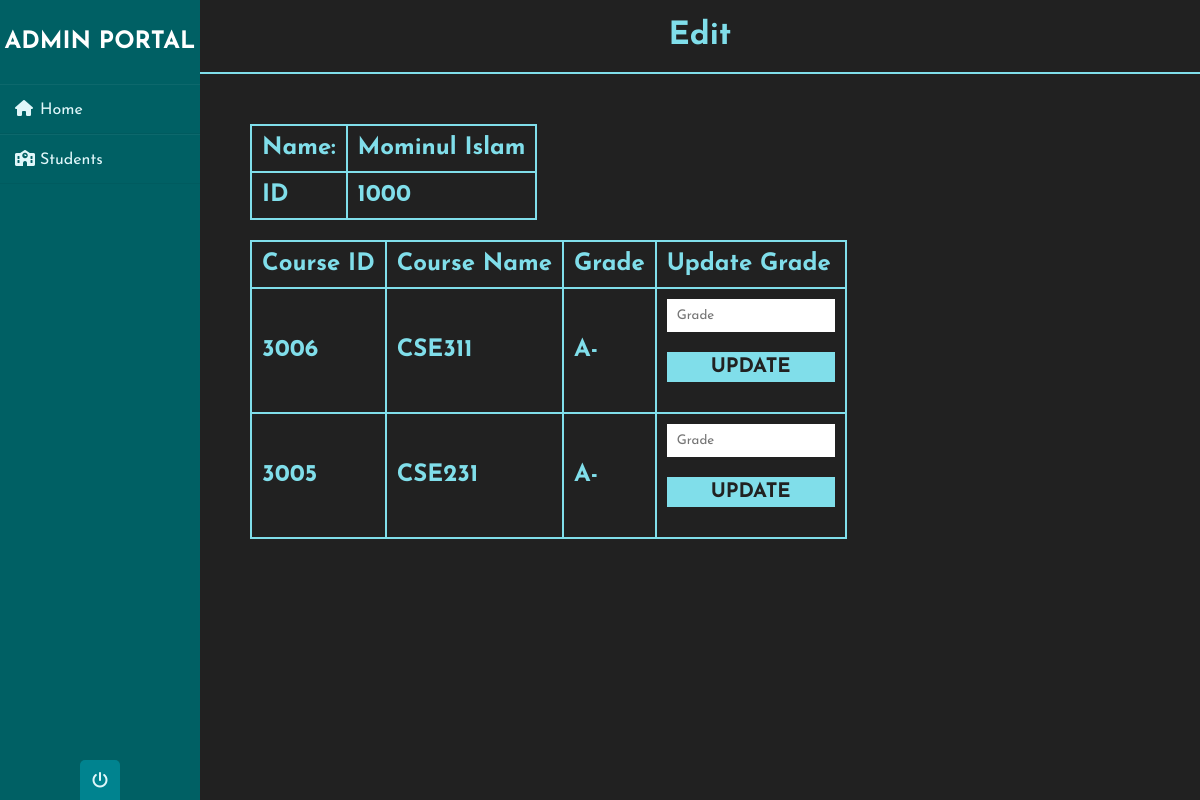
Page /admin/admin_student_edit.php?student_id=1000 on the committed database.
### tables this page shows
CREATE TABLE `grades` (
  `student_id` int(4) NOT NULL,
  `course_id` int(4) NOT NULL,
  `grade` varchar(2) NOT NULL,
  `semester` varchar(20) NOT NULL
);

CREATE TABLE `courses` (
  `course_id` int(11) NOT NULL,
  `course_name` varchar(100) NOT NULL
);

### admin/admin_student_edit.php (the view, shortened to what this page needs)
<?php require_once('../database/db_connect.php'); ?>
<?php
$student_id = $_GET['student_id'];
$query1 = 'SELECT * FROM student_reg RG INNER JOIN grades GD ON RG.student_id = GD.student_id WHERE RG.student_id=:student_id';
$stm = $db->prepare($query1);
$stm->bindValue(':student_id', $student_id);
$stm->execute();
$student_edit = $stm->fetchAll();
$std_arr = array('first_name'=>'', 'last_name'=>'', 'student_id'=>'');
foreach ($student_edit as $reg) {
  $std_arr['first_name'] = $reg['first_name'];
  $std_arr['last_name'] = $reg['last_name'];
  $std_arr['student_id'] = $reg['student_id'];
  break;
}
$query2 = 'SELECT * FROM courses';
$stm = $db->prepare($query2);
$stm->execute();
$course_tb = $stm->fetchAll();
 ?>
<!DOCTYPE html>
<html lang="en" dir="ltr">
<head>
  <link rel="stylesheet" href=" ../css/css-admin/styles_admin_index.css">
</head>
<body>
  <div class="wrapper">
    <div class="sidebar">
      <h2>Admin Portal</h2>
        <ul>
          <li>
            <a href="admin_index.php"><i class="fas fa-home"></i>Home</a>
          </li>
          <li>
            <a href="admin_student_details.php"><i class="fas fa-school"></i>Students</a>
          </li>
        </ul>
        <div class="social_media">
          <a href=" ../index/index.php"><i class="fas fa-power-off"></i></a>
        </div>
      </div>
        <div class="main_content">
          <div class="header">
            <h1 class="h1_welcome">Edit</h1>
          </div>
            <div class="info">
              <div>
                <h2>
                  <div>
                    <table>
                      <tr>
                        <td>Name:</td>
                        <td><?php echo $std_arr['first_name'] . ' ' . $std_arr['last_name']; ?></td>
                      </tr>
                      <tr>
                        <td>ID</td>
                        <td><?php echo $std_arr['student_id']; ?></td>
                      </tr>
                    </table>
                  </div>
                  <div>
                    <table>
                      <thead>
                        <tr>
                          <th>Course ID</th>
                          <th>Course Name</th>
                          <th>Grade</th>
                          <th>Update Grade</th>
                        </tr>
                      </thead>
                      <tbody>
                        <?php foreach ($student_edit as $reg): ?>
                          <tr>
                            <td>
                              <?php echo $reg['course_id']; ?>
                            </td>
                            <td>
                              <?php
                              $output = "";
                              foreach ($course_tb as $course) {
                                if ($reg['course_id']==$course['course_id']) {
                                  $output = $course['course_name'];
                                  break;
                                }
                              }
                              echo $output;
                              ?>
                            </td>
                            <td>
                              <?php echo $reg['grade']; ?>
                            </td>
                            <td>
                              <form method="post"
                              action="admin_student_edit_db.php?course_id=<?php echo $reg['course_id']; ?>">
                                <div class="form_wrap">
                                  <div class="input_wrap">
                                    <input type="text" placeholder="Grade" name="grade">
                                  </div>
                                  <div class="input_wrap">
                                    <input type="submit" value="Update" class="grade_btn" name="btn-grade">
                                  </div>
                                </div>
                              </form>
                            </td>
                          </tr>
                        <?php endforeach; ?>
                      </tbody>
                    </table>
                  </div>
                </h2>
              </div>
            </div>
        </div>
      </div>
  </body>
</html>

### css/css-admin/styles_admin_index.css (style rules this page uses)
* { margin: 0; padding: 0; box-sizing: border-box; list-style: none; text-decoration: none; font-family: 'Josefin Sans', sans-serif; }
body { background-color: #212121; }
.wrapper { display: flex; position: relative; }
.wrapper .sidebar { width: 200px; height: 100%; background: #006064; padding: 30px 0px; position: fixed; }
.wrapper .sidebar h2 { color: #fff; text-transform: uppercase; text-align: center; margin-bottom: 30px; }
.wrapper .sidebar ul li { padding: 15px; border-bottom: 1px solid #E0F7FA; border-bottom: 1px solid rgba(0,0,0,0.05); border-top: 1px solid rgba(255,255,255,0.05); }
.wrapper .sidebar ul li a { color: #E0F7FA; display: block; }
.wrapper .sidebar ul li a .fas { width: 25px; }
.wrapper .sidebar .social_media { position: absolute; bottom: 0; left: 50%; transform: translateX(-50%); display: flex; }
.wrapper .sidebar .social_media a { display: block; width: 40px; background: #00838F; height: 40px; line-height: 45px; text-align: center; margin: 0 5px; color: #E0F7FA; border-top-left-radius: 5px; border-top-right-radius: 5px; }
.wrapper .main_content { width: 100%; margin-left: 200px; }
.wrapper .main_content .header { padding: 20px; background: #212121; color: #80DEEA; border-bottom: 2px solid #80DEEA; }
.wrapper .main_content .info { margin: 50px; color: #80DEEA; line-height: 25px; }
.wrapper .main_content .info div { margin-bottom: 20px; }
.wrapper .main_content .header .h1_welcome { text-align: center; }
table { border-collapse: collapse; }
table, th, td { border: 2px solid #80DEEA; padding: 10px; text-align: left; }
.form_wrap input[type="text"] { width: 100%; border: 0px solid #80DEEA; padding: 10px; outline: none; }
.form_wrap .grade_btn { width: 100%; background: #80DEEA; font-weight: bold; padding: 5px; font-size: 20px; border: 0; color: #212121; text-transform: uppercase; cursor: pointer; }
.input_wrap { margin-bottom: 15px; }

### rows in the picture
grades: course "3006", course.course_name "CSE311", grade "A-"
grades: course "3005", course.course_name "CSE231", grade "A-"

### other values in the picture
$std_arr['first_name'] "Mominul"
$std_arr['last_name'] "Islam"
$std_arr['student_id'] "1000"
